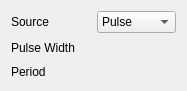
<?xml version="1.0" encoding="UTF-8"?>
<ui version="4.0">
 <class>PulseGenWidget</class>
 <widget class="QWidget" name="PulseGenWidget">
  <property name="geometry">
   <rect>
    <x>0</x>
    <y>0</y>
    <width>187</width>
    <height>91</height>
   </rect>
  </property>
  <property name="windowTitle">
   <string>Form</string>
  </property>
  <layout class="QGridLayout" name="gridLayout">
   <item row="0" column="1">
    <widget class="QComboBox" name="comboBox">
     <item>
      <property name="text">
       <string>Pulse</string>
      </property>
     </item>
     <item>
      <property name="text">
       <string>Sync</string>
      </property>
     </item>
    </widget>
   </item>
   <item row="0" column="0">
    <widget class="QLabel" name="label">
     <property name="text">
      <string>Source</string>
     </property>
    </widget>
   </item>
   <item row="1" column="0">
    <widget class="QLabel" name="label_2">
     <property name="text">
      <string>Pulse Width</string>
     </property>
    </widget>
   </item>
   <item row="2" column="0">
    <widget class="QLabel" name="label_3">
     <property name="text">
      <string>Period</string>
     </property>
    </widget>
   </item>
  </layout>
 </widget>
 <resources/>
 <connections/>
</ui>
